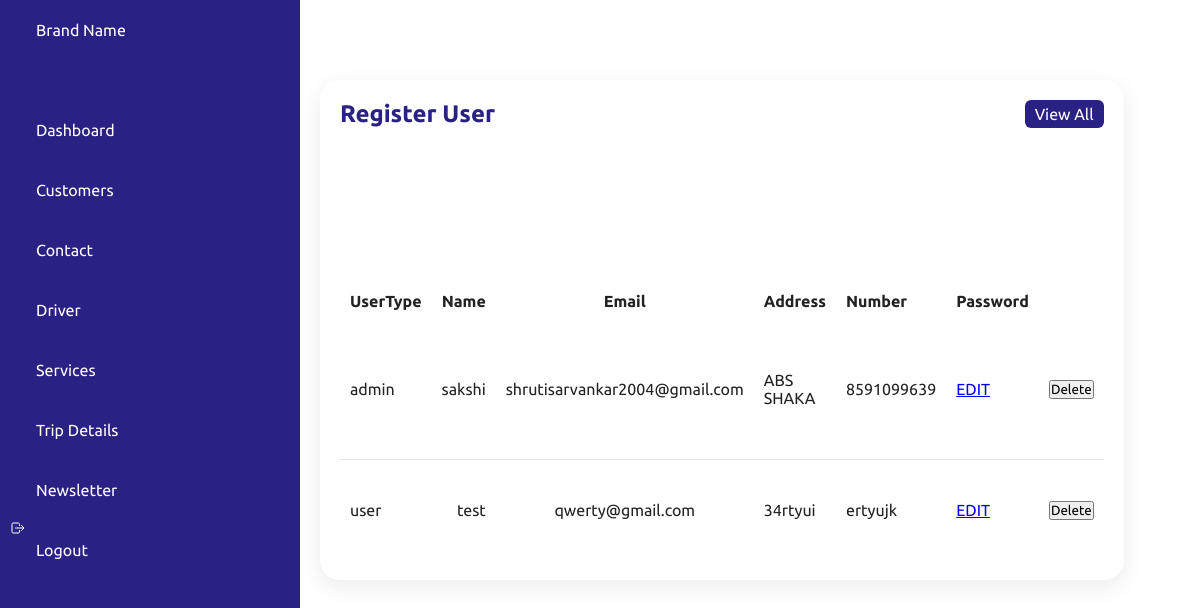
Page /admin/Customer.php on the committed database.
### tables this page shows
CREATE TABLE `users` (
  `u_id` int(100) NOT NULL,
  `usertype` varchar(10) NOT NULL,
  `u_name` varchar(20) NOT NULL,
  `u_email` varchar(100) NOT NULL,
  `u_address` varchar(20) NOT NULL,
  `u_number` varchar(10) NOT NULL,
  `u_password` varchar(20) NOT NULL
);

### admin/Customer.php (the view, shortened to what this page needs)
<?php
include("../config/connection.php");
?>
<!DOCTYPE html>
<html lang="en">
<head>
    <link rel="stylesheet" href="admin_assets/css/admin.css">
</head>
<body>
   <?php
   include('sidebar.php' );
   ?>
<div class="section">
            <div class="topnav">
                <div class="nav_link">
                    <ion-icon name="attributes"></ion-icon>
                </div>
            </div>
            <div class="details">
                <div class="recentOrders">
                    <div class="cardHeader">
                        <h2>Register User</h2>
                        <a href="#" class="btn">View All</a>
                    </div>
                    <table>
                        <thead>
                            <tr>
                                <td>UserType</td>
                                <td>Name</td>
                                <td>Email</td>
                                <td>Address</td>
                                <td>Number</td>
                                <td>Password</td>
                            </tr>
                        </thead>
                        <tbody>
                           <?php
                           $query="SELECT * FROM users";
                           $queryrun=mysqli_query($con,$query);
                           if(mysqli_num_rows($queryrun)>0)
                           {
                            foreach($queryrun as $row)
                            {
                               ?>
                               <tr>
                                    <td><?=$row[ 'usertype'];?></td>
                                    <td><?=$row[ 'u_name'];?></td>
                                    <td><?=$row[ 'u_email'];?></td>
                                    <td><?=$row[ 'u_address'];?></td>
                                    <td><?=$row[ 'u_number'];?></td>
                                    <td><a href= "edit-register.php?u_id=<?=$row['u_id'];?>" class="btn2" >EDIT</a> </td>
                                    <td>
                                        <form action= "code.php" method="POST">
                                        <button type="submit" name="user_delete" value="<?=$row['u_id'];?>" class="btn2" >Delete</button>
                            </form>
                                    </td>
                               </tr>
                               <?php
                            }
                           }
                           else{
                            ?>
                            <tr>
                                <td colspan="9">No Records Found</td>
                            </tr>
                            <?php
                           }
                           ?>
                        </tbody>
                    </table>
                </div>
        </div>
    </div>
</body>
</html>

### admin/admin_assets/css/admin.css (style rules this page uses)
* { font-family: "Ubuntu", sans-serif; margin: 0; padding: 0; box-sizing: border-box; }
:root { --blue: #2a2185; --white: #fff; --gray: #f5f5f5; --black1: #222; --black2: #999; }
body { min-height: 100vh; overflow-x: hidden; }
.section { position: absolute; width: calc(100% - 300px); left: 300px; min-height: 100vh; background: var(--white); transition: 0.5s; }
.topnav { width: 100%; height: 60px; display: flex; justify-content: space-between; align-items: center; padding: 0 10px; }
.nav_link { position: relative; width: 60px; height: 60px; display: flex; justify-content: center; align-items: center; font-size: 2.5rem; cursor: pointer; }
.details { position: relative; width: 100%; padding: 20px; display: grid; grid-template-columns: 2fr 1fr; grid-gap: 30px; }
.details .recentOrders { position: relative; display: grid; min-height: 500px; background: var(--white); padding: 20px; box-shadow: 0 7px 25px rgba(0, 0, 0, 0.08); border-radius: 20px; }
.details .cardHeader { display: flex; justify-content: space-between; align-items: flex-start; }
.cardHeader h2 { font-weight: 600; color: var(--blue); }
.cardHeader .btn { position: relative; padding: 5px 10px; background: var(--blue); text-decoration: none; color: var(--white); border-radius: 6px; }
.details table { width: 100%; border-collapse: collapse; margin-top: 10px; }
.details table thead td { font-weight: 600; }
.details .recentOrders table tr { color: var(--black1); border-bottom: 1px solid rgba(0, 0, 0, 0.1); }
.details .recentOrders table tr:last-child { border-bottom: none; }
.details .recentOrders table tr td { padding: 10px; }
.details .recentOrders table tr td:last-child { text-align: end; }
.details .recentOrders table tr td:nth-child(2) { text-align: end; }
.details .recentOrders table tr td:nth-child(3) { text-align: center; }

### rows in the picture
users: usertype "admin", u_name "sakshi", u_email "shrutisarvankar2004@gmail.com", u_address "ABS SHAKA", u_number "8591099639", $row['u_id'] 1 (drawn)
users: usertype "user", u_name "test", u_email "qwerty@gmail.com", u_address "34rtyui", u_number "ertyujk", $row['u_id'] 4 (drawn)
